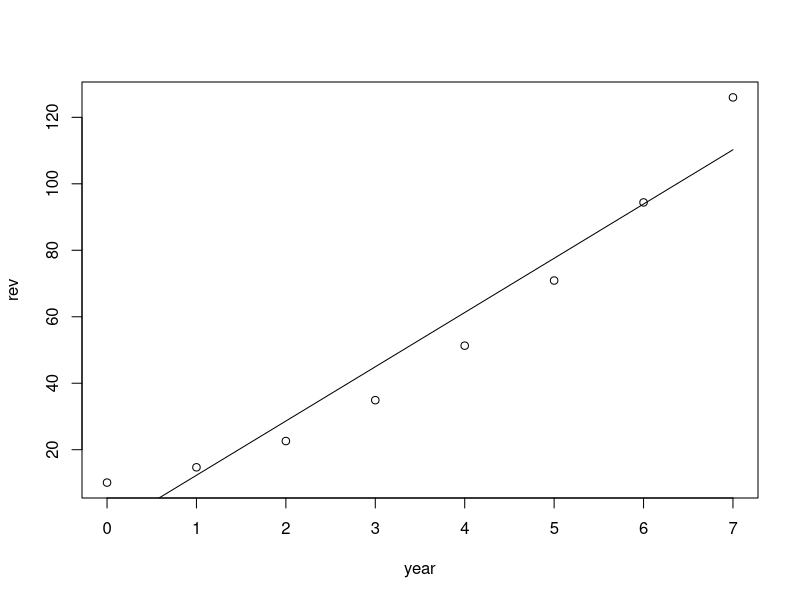
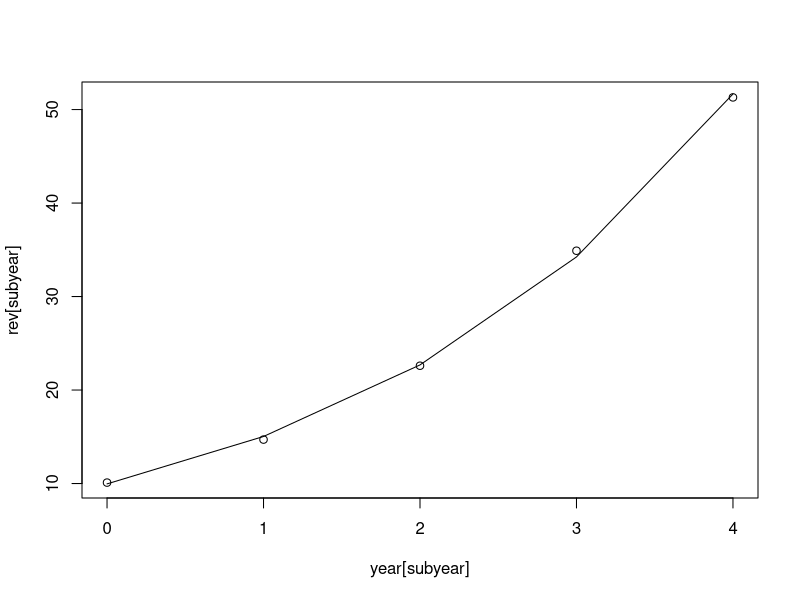

Recreate these plots in R, in order.
#Data: https://www.statista.com/statistics/607716/worldwide-artificial-intelligence-market-revenues/
rev <- c(10.1,14.7,22.6,34.9,51.3,70.9,94.4,126)
year <- 2018:2025-2018
AI <- data.frame(rev,year)
m1 <- glm(rev~year, data = AI)
m1$deviance
fitted <- m1$fitted.values
plot(year, rev)
lines(year, fitted)

subyear <- 1:5
m2 <- glm(rev~year, data = AI[subyear,],family = Gamma(link = "log"))
m2$deviance
fitted <- m2$fitted.values
plot(year[subyear], rev[subyear])
lines(year[subyear], fitted)

newyears <- seq(6,7,1)
newdf <- data.frame(year = newyears)
newP1 <- predict(m1, newdata = newdf, type = "response")
newP2 <- predict(m2, newdata = newdf, type = "link",se.fit = TRUE)
newP2 <- predict(m2, newdata = newdf, type = "response")

alpha <- 0.01
newd <- t(data.matrix(data.frame(intce = rep(1,length(newyears)),year = newyears)))
ci_para <- confint(m2,level = 1-alpha)
ratio <- 0.15*0.1
lwr <- family(m2)$linkinv(ci_para[,1] %*% newd)*ratio
upr <- family(m2)$linkinv(ci_para[,2] %*% newd)*ratio
lwr;upr
#chosen 0.10 + 0.05: 100%
#chosen 0.10 + 0.10: 0%
#chosen 0.15 + 0.05: 100%
#chosen 0.15 + 0.05: 0%
